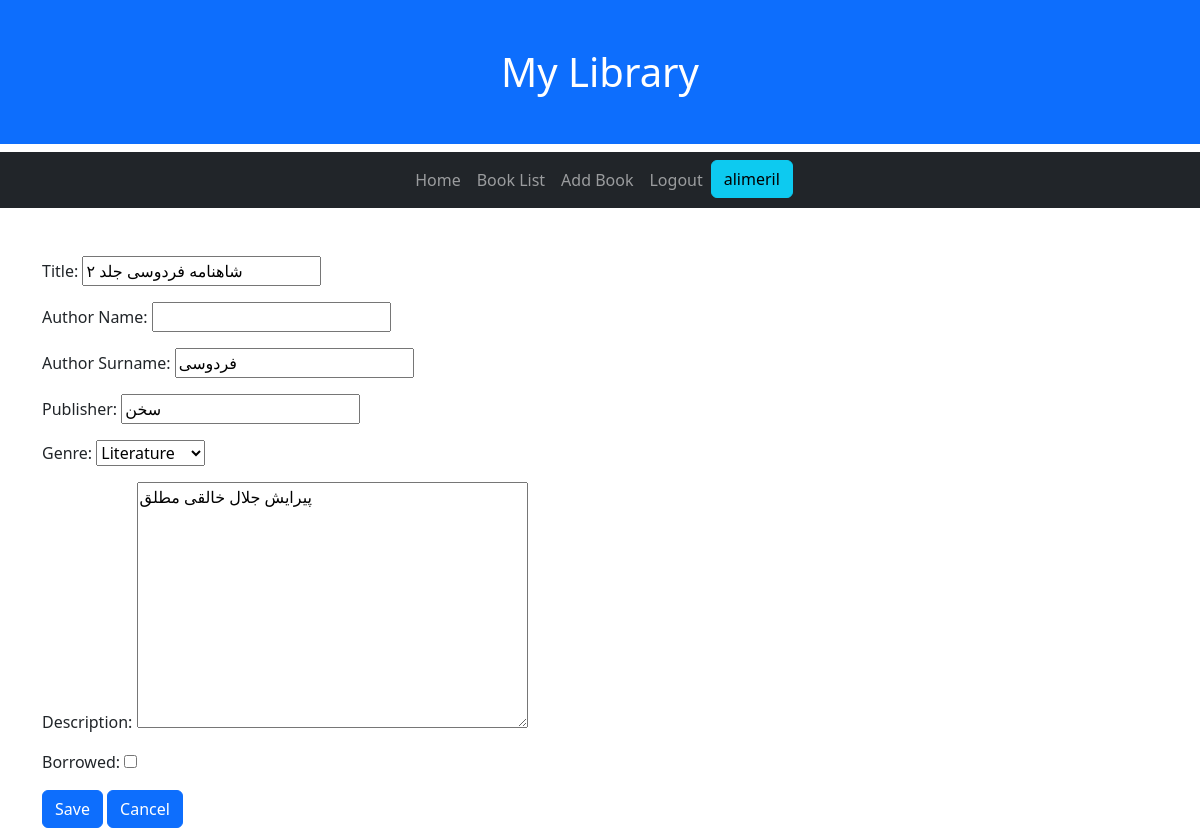
Page /3/EditPage (signed in) on the committed database.
### library/models.py (models this page shows, shortened)
class Book(models.Model):
    user = models.ForeignKey(settings.AUTH_USER_MODEL, on_delete=models.CASCADE)
    title = models.CharField(max_length=100)
    author_name = models.CharField('Author Name',max_length=50, null = True, blank=True)
    author_surname = models.CharField('Author Surname',max_length=50)
    publisher = models.CharField(max_length=50, null=True, blank=True)
    genre = models.CharField(
        max_length = 20,
        choices = GENRE_CHOICES,
        default = 'Literature'
    )
    description = models.TextField(max_length=500, null=True, blank=True)
    created = models.DateTimeField(auto_now_add=True)
    borrowed = models.BooleanField(default=False)
    class Meta:
        ordering = ['title']

### library/views.py (the view)
# urls.py: path('<int:pk>/EditPage', views.EditPage.as_view(), name = 'EditPage'),
class EditPage(UpdateView):
    model = Book
    fields = [
        "title",
        "author_name",
        "author_surname",
        "publisher",
        "genre",
        "description",
        "borrowed",
    ]

### library/templates/library/book_form.html (shortened to what this page needs)
{% extends "library/master.html" %}
{% block content %}
{% if request.user.is_authenticated %}
<div class="container pt-5">
    <form method = 'POST' action = "">
        <div>
            {{form.as_p}}
            <input class="btn btn-primary" type = "submit" value = "Save">
            <a class="btn btn-primary" href ="{% url 'library:ListPage' %}" role="button">Cancel</a>
        </div>
    </form>
</div>
{% else %}
<h3 class="container p-5 my-2 text-bg-warning text-center">Please login to add books to your library</h3>
{% endif %}
{% endblock %}

### library/templates/library/master.html (shortened to what this page needs)
<!DOCTYPE html>
<html>
<head>
  <link href="https://cdn.jsdelivr.net/npm/bootstrap@5.3.3/dist/css/bootstrap.min.css" rel="stylesheet">
</head>
<body>
  <h1 class="container-fluid p-5 bg-primary text-white text-center">My Library</h1>
  <nav class="navbar navbar-expand-sm bg-dark navbar-dark">
    <div class="container-fluid justify-content-center">
      <ul class="navbar-nav nav-pills">
        <li class="nav-item"><a class="nav-link" href = "{% url 'library:home' %}">Home</a></li>
        {% if request.user.is_authenticated %}
        <li class="nav-item"><a class="nav-link" href = "{% url 'library:ListPage' %}">Book List</a></li>
        {% endif %}
        <li class="nav-item"><a class="nav-link" href = "{% url 'library:AddPage' %}">Add Book</a></li>
        {% if request.user.is_authenticated %}
        <li class="nav-item"><a class="nav-link" href = "{% url 'library:ConfirmLogout' %}">Logout</a></li>
        <li class="nav-item"><a class="btn btn-info" href=#>{{request.user.username}}</a></li>
        {% else %}
        <li class="nav-item"><a class="nav-link" href = "{% url 'library:Login' %}">Login</a></li>
        {% endif %}
      </ul>
    </div>
  </nav>
{% block content %}
{% endblock %}
</body>
</html>

### rows in the picture
Book: title "شاهنامه فردوسی جلد ۲", author_surname "فردوسی", publisher "سخن", genre "Literature", description "پیرایش جلال خالقی مطلق"

### other values in the picture
{{ request.user.username }} "alimeril"
